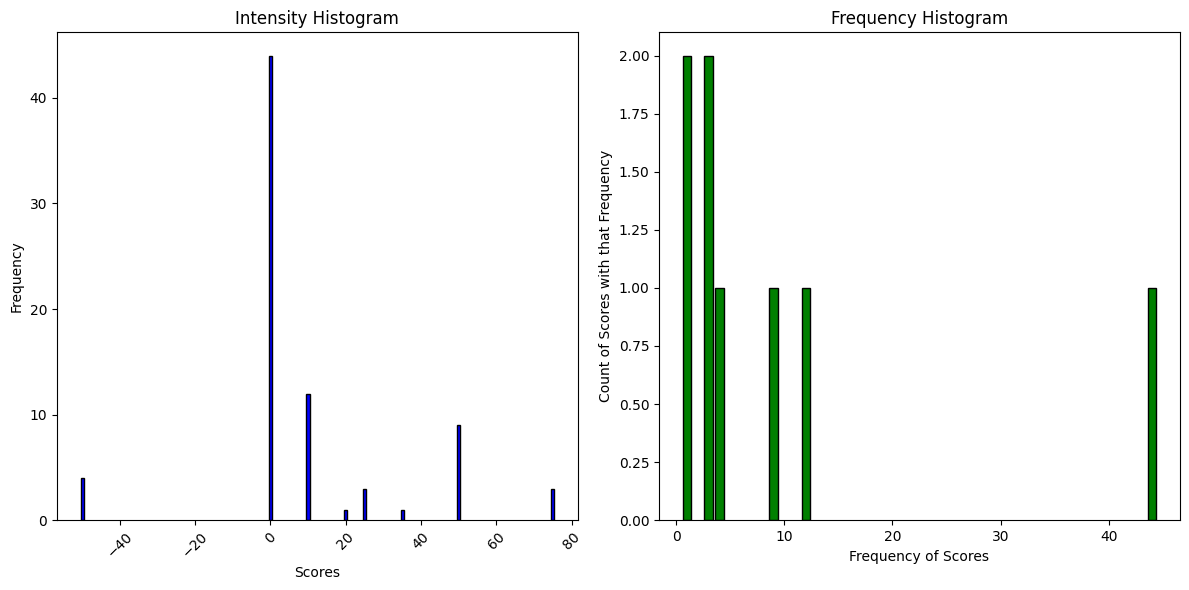

This figure's Python source:
import numpy as np
import matplotlib.pyplot as plt
from collections import Counter

# Sample Data: Generate N random scores between -50 and 100
#N = 100  # Set the number of days
#scores = np.random.randint(-50, 101, N)

# 1. Intensity Histogram: Create a histogram of the scores (frequency of scores)
intensity_histogram = Counter(scores)
intensity_values = list(intensity_histogram.values())  # Frequencies of each score
intensity_labels = list(intensity_histogram.keys())    # The scores themselves

# 2. Frequency Histogram: Get the histogram of how many scores appear with certain frequencies
frequency_histogram = Counter(intensity_values)  # Frequency of frequency counts
frequency_values = list(frequency_histogram.keys())  # Different frequency values
frequency_counts = list(frequency_histogram.values())  # How many times each frequency occurs

# Plot the Intensity Histogram
plt.figure(figsize=(12, 6))

plt.subplot(1, 2, 1)
plt.bar(intensity_labels, intensity_values, color='blue', edgecolor='black')
plt.title('Intensity Histogram')
plt.xlabel('Scores')
plt.ylabel('Frequency')
plt.xticks(rotation=45)

# Plot the Frequency Histogram
plt.subplot(1, 2, 2)
plt.bar(frequency_values, frequency_counts, color='green', edgecolor='black')
plt.title('Frequency Histogram')
plt.xlabel('Frequency of Scores')
plt.ylabel('Count of Scores with that Frequency')

# Display the plots
plt.tight_layout()
plt.show()
